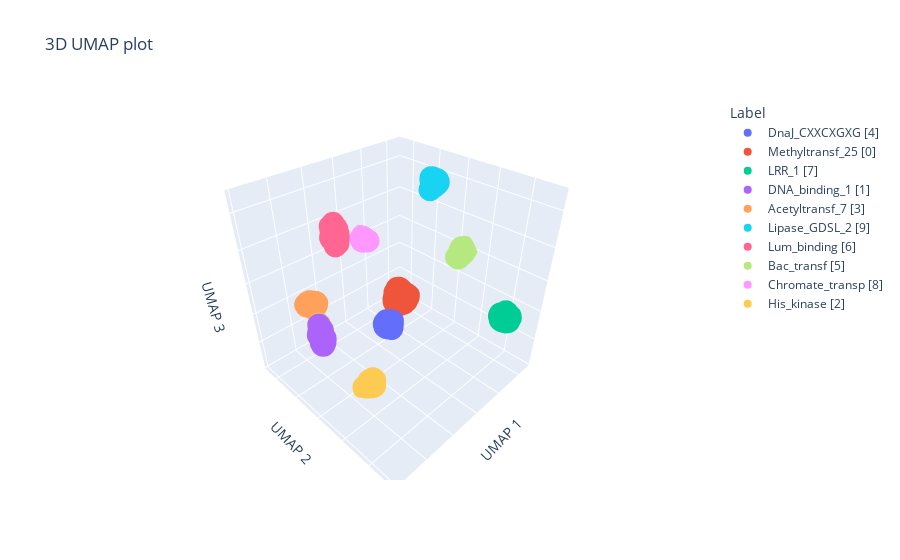

The code cell stored with this chart in its notebook:
### Code cell
umap_3d = umap.UMAP(n_components=3)
umap_3d.fit(embeddings)
umap_data_3d = umap_3d.transform(embeddings)

# 3. Plot the 3D embeddings

fig = px.scatter_3d(
    x=umap_data_3d[:, 0],
    y=umap_data_3d[:, 1],
    z=umap_data_3d[:, 2],
    color=[index_to_label[i] + " [" + str(i) + "]" for i in labels],
    labels={"color": "Label"},
    title="3D UMAP plot",
)

fig.update_layout(
    scene=dict(
        xaxis=dict(
            title="UMAP 1",
            showticklabels=False,  # Hide tick labels on X axis
            ticks="",  # Hide ticks on X axis
        ),
        yaxis=dict(
            title="UMAP 2",
            showticklabels=False,  # Hide tick labels on Y axis
            ticks="",  # Hide ticks on Y axis
        ),
        zaxis=dict(
            title="UMAP 3",
            showticklabels=False,  # Hide tick labels on Z axis
            ticks="",  # Hide ticks on Z axis
        ),
    )
)


fig.show()

### Figure 1 — Plotly figure (JSON) as saved in the notebook; plotly's stock layout.template omitted (floating-point values rounded to 4 significant figures; data arrays with more than 128 entries replaced by an {"elided": "..."} marker saying what was removed)
{"data": [{"hovertemplate": "Label=DnaJ_CXXCXGXG [4]<br>x=%{x}<br>y=%{y}<br>z=%{z}<extra></extra>", "legendgroup": "DnaJ_CXXCXGXG [4]", "marker": {"color": "#636efa", "symbol": "circle"}, "mode": "markers", "name": "DnaJ_CXXCXGXG [4]", "scene": "scene", "showlegend": true, "type": "scatter3d", "x": {"elided": "151 float values"}, "y": {"elided": "151 float values"}, "z": {"elided": "151 float values"}}, {"hovertemplate": "Label=Methyltransf_25 [0]<br>x=%{x}<br>y=%{y}<br>z=%{z}<extra></extra>", "legendgroup": "Methyltransf_25 [0]", "marker": {"color": "#EF553B", "symbol": "circle"}, "mode": "markers", "name": "Methyltransf_25 [0]", "scene": "scene", "showlegend": true, "type": "scatter3d", "x": {"elided": "454 float values"}, "y": {"elided": "454 float values"}, "z": {"elided": "454 float values"}}, {"hovertemplate": "Label=LRR_1 [7]<br>x=%{x}<br>y=%{y}<br>z=%{z}<extra></extra>", "legendgroup": "LRR_1 [7]", "marker": {"color": "#00cc96", "symbol": "circle"}, "mode": "markers", "name": "LRR_1 [7]", "scene": "scene", "showlegend": true, "type": "scatter3d", "x": {"elided": "240 float values"}, "y": {"elided": "240 float values"}, "z": {"elided": "240 float values"}}, {"hovertemplate": "Label=DNA_binding_1 [1]<br>x=%{x}<br>y=%{y}<br>z=%{z}<extra></extra>", "legendgroup": "DNA_binding_1 [1]", "marker": {"color": "#ab63fa", "symbol": "circle"}, "mode": "markers", "name": "DNA_binding_1 [1]", "scene": "scene", "showlegend": true, "type": "scatter3d", "x": {"elided": "168 float values"}, "y": {"elided": "168 float values"}, "z": {"elided": "168 float values"}}, {"hovertemplate": "Label=Acetyltransf_7 [3]<br>x=%{x}<br>y=%{y}<br>z=%{z}<extra></extra>", "legendgroup": "Acetyltransf_7 [3]", "marker": {"color": "#FFA15A", "symbol": "circle"}, "mode": "markers", "name": "Acetyltransf_7 [3]", "scene": "scene", "showlegend": true, "type": "scatter3d", "x": {"elided": "219 float values"}, "y": {"elided": "219 float values"}, "z": {"elided": "219 float values"}}, {"hovertemplate": "Label=Lipase_GDSL_2 [9]<br>x=%{x}<br>y=%{y}<br>z=%{z}<extra></extra>", "legendgroup": "Lipase_GDSL_2 [9]", "marker": {"color": "#19d3f3", "symbol": "circle"}, "mode": "markers", "name": "Lipase_GDSL_2 [9]", "scene": "scene", "showlegend": true, "type": "scatter3d", "x": {"elided": "156 float values"}, "y": {"elided": "156 float values"}, "z": {"elided": "156 float values"}}, {"hovertemplate": "Label=Lum_binding [6]<br>x=%{x}<br>y=%{y}<br>z=%{z}<extra></extra>", "legendgroup": "Lum_binding [6]", "marker": {"color": "#FF6692", "symbol": "circle"}, "mode": "markers", "name": "Lum_binding [6]", "scene": "scene", "showlegend": true, "type": "scatter3d", "x": {"elided": "187 float values"}, "y": {"elided": "187 float values"}, "z": {"elided": "187 float values"}}, {"hovertemplate": "Label=Bac_transf [5]<br>x=%{x}<br>y=%{y}<br>z=%{z}<extra></extra>", "legendgroup": "Bac_transf [5]", "marker": {"color": "#B6E880", "symbol": "circle"}, "mode": "markers", "name": "Bac_transf [5]", "scene": "scene", "showlegend": true, "type": "scatter3d", "x": {"elided": "190 float values"}, "y": {"elided": "190 float values"}, "z": {"elided": "190 float values"}}, {"hovertemplate": "Label=Chromate_transp [8]<br>x=%{x}<br>y=%{y}<br>z=%{z}<extra></extra>", "legendgroup": "Chromate_transp [8]", "marker": {"color": "#FF97FF", "symbol": "circle"}, "mode": "markers", "name": "Chromate_transp [8]", "scene": "scene", "showlegend": true, "type": "scatter3d", "x": {"elided": "157 float values"}, "y": {"elided": "157 float values"}, "z": {"elided": "157 float values"}}, {"hovertemplate": "Label=His_kinase [2]<br>x=%{x}<br>y=%{y}<br>z=%{z}<extra></extra>", "legendgroup": "His_kinase [2]", "marker": {"color": "#FECB52", "symbol": "circle"}, "mode": "markers", "name": "His_kinase [2]", "scene": "scene", "showlegend": true, "type": "scatter3d", "x": {"elided": "192 float values"}, "y": {"elided": "192 float values"}, "z": {"elided": "192 float values"}}], "layout": {"legend": {"title": {"text": "Label"}, "tracegroupgap": 0}, "scene": {"domain": {"x": [0, 1], "y": [0, 1]}, "xaxis": {"showticklabels": false, "ticks": "", "title": {"text": "UMAP 1"}}, "yaxis": {"showticklabels": false, "ticks": "", "title": {"text": "UMAP 2"}}, "zaxis": {"showticklabels": false, "ticks": "", "title": {"text": "UMAP 3"}}}, "title": {"text": "3D UMAP plot"}}}
